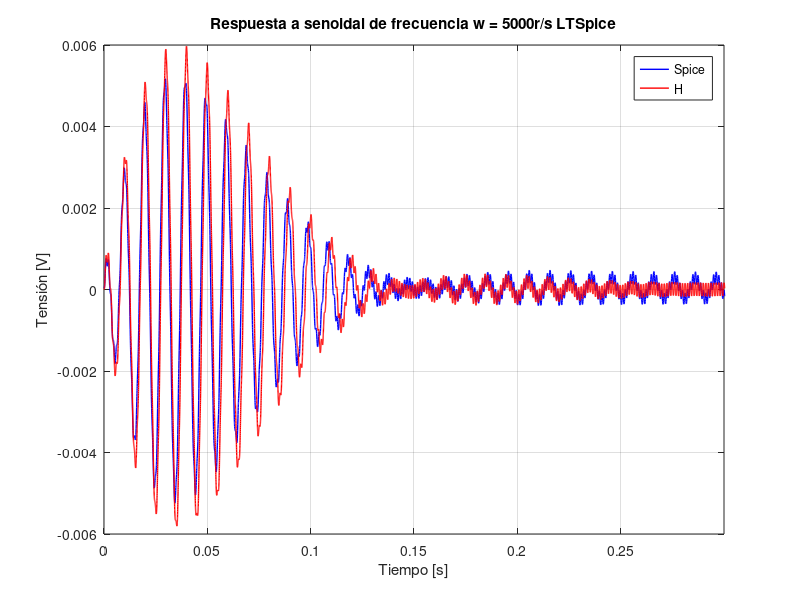

Write MATLAB code to recreate this figure.
pkg load control
SPICE = dlmread('rtaSenoidalAlto.txt',',',0,0);
plot(SPICE(:,1), SPICE(:,2), 'Color', 'b', 'LineWidth', 1, 'g');
axis ([0, 0.3]);
grid on;
xlabel ("Tiempo [s]");
ylabel ("Tensión [V]");
title ("Respuesta a senoidal de frecuencia w = 5000r/s LTSpice");
hold on;
w0 = 5000;
f0 = w0/(2*pi);
s = tf('s');
H = 3948*s^2/(s^4+88.86*s^3+7.935*10^5*s^2+3.508*10^7*s+1.559*10^11);
%Hn = 3637*s^2/((s^2 + 42.55*s + 614.30^2)*(s^2+46.51*s+656.34^2))
[sin_f0,t_f0] = gensig("SIN" , 1/f0 , 250/f0); 
[y_sin_f0,t_sin_f0] = lsim(H,sin_f0,t_f0); 
%[y1_sin_f0,t1_sin_f0] = lsim(Hn,sin_f0,t_f0); 
%[y, t] = step (H);
plot(t_sin_f0, y_sin_f0, 'Color', 'r', 'LineWidth', 1);
%plot(t1_sin_f0, y1_sin_f0, 'Color', 'b', 'LineWidth', 1);
legend("Spice", "H");
